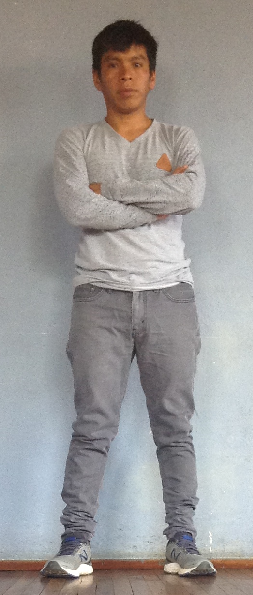
#> input picture Superposicion/image/yo4.png, 253 x 595 px
$ python seg1.py
#> lines starting #> are read from the running program, lines starting #| are printed output that depends on the picture; after the words box and inside, x2 and y2 are one past the last pixel; in counts of white or black regions, pixels touching at a corner belong together
import numpy as np
import matplotlib.pyplot as plt
import cv2
import matplotlib.patches as mpatches
from skimage.filters import roberts, sobel
from skimage import data, img_as_float, io
from skimage.morphology import label, closing, square
from skimage.segmentation import (morphological_chan_vese,
                                  morphological_geodesic_active_contour,
                                  inverse_gaussian_gradient,
                                  checkerboard_level_set)


def store_evolution_in(lst):
    """Returns a callback function to store the evolution of the level sets in
    the given list.
    """

    def _store(x):
        lst.append(np.copy(x))

    return _store


fig, axes = plt.subplots(1, 2, figsize=(8, 8))
ax = axes.flatten()


# Morphological GAC
src = cv2.imread("image/yo4.png",0)
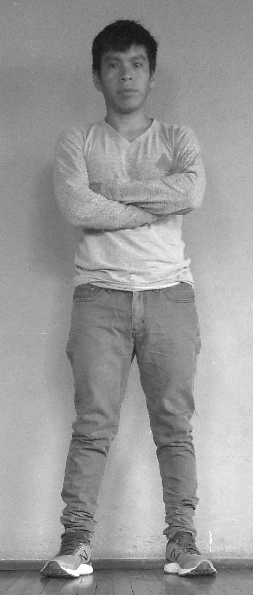
#> src: shape (595, 253); min 21, max 255, mean 153.4
#scr1 = src[:, :, 1]
image = img_as_float(src)
image = sobel(image)
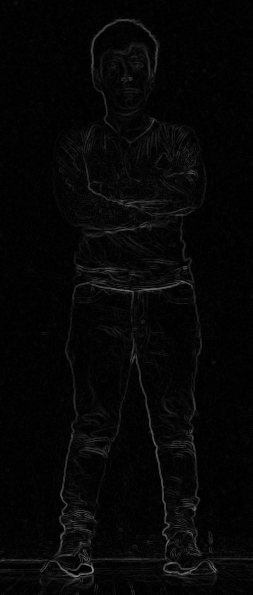
#> image: shape (595, 253) float64; min 0, max 0.541, mean 0.0262
image = img_as_float(image)
gimage = inverse_gaussian_gradient(image)
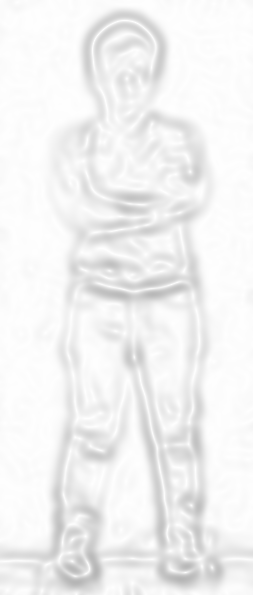
#> gimage: shape (595, 253) float64; min 0.711, max 1, mean 0.95

# Initial level set
init_ls = np.zeros(image.shape, dtype=np.int8)
init_ls[20:-20, 20:-20] = 1
# List with intermediate results for plotting the evolution
evolution = []
callback = store_evolution_in(evolution)
ls = morphological_geodesic_active_contour(gimage, 100, init_ls,
                                           smoothing=10, balloon=-1,
                                           threshold=0.97,
                                           iter_callback=callback)
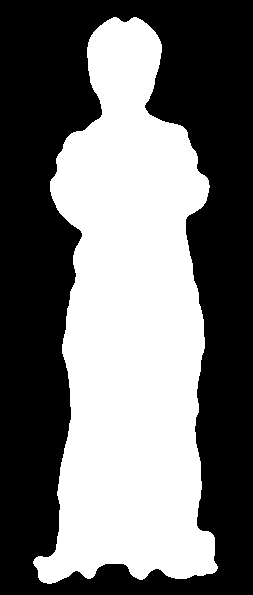
#> ls: shape (595, 253) int8; values 0 (black) and 1 (white), 44.9% white; 1 white region, box (x1, y1, x2, y2) and area: (33, 17, 218, 584) 67635

#etiqueta los objetos
labels = label(ls)

ax[0].imshow(image, cmap="gray")
ax[0].set_axis_off()
ax[0].contour(ls, [0.5], colors='r')
ax[0].set_title("Morphological GAC segmentation", fontsize=12)

ax[1].imshow(ls, cmap="gray")
ax[1].set_axis_off()
contour = ax[1].contour(evolution[-1], [0.5], colors='r')
contour.collections[0].set_label("Iteration 100")
ax[1].legend(loc="upper right")
title = "Morphological GAC evolution"
ax[1].set_title(title, fontsize=12)

fig.tight_layout()

#> (the run stopped early here; a loop or call above may not have finished)
